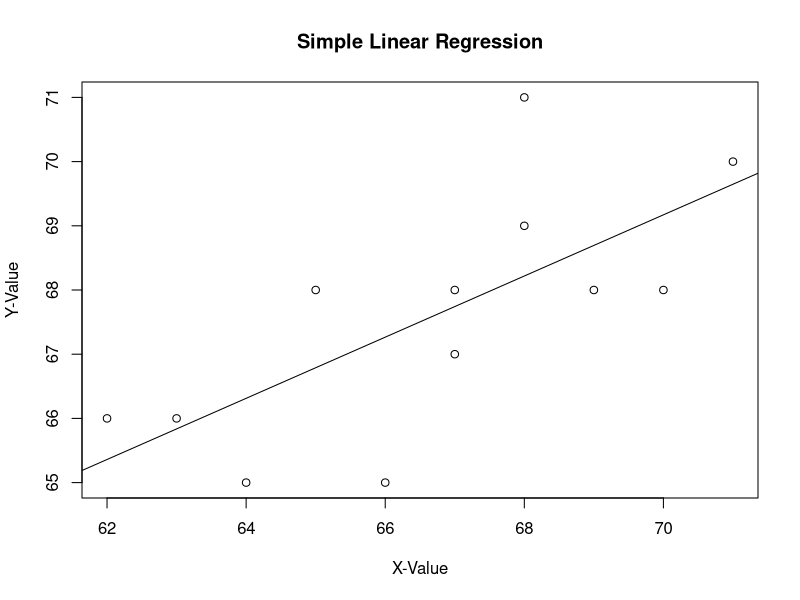

The R source for this figure:
# Do the linear regression by scratch
X <- c(65, 63, 67, 64, 68, 62, 70, 66, 68, 67, 69, 71)
y <- c(68, 66, 68, 65, 69, 66, 68, 65, 71, 67, 68, 70)

print(X)
print(y)
print(length(X))
print(length(y))

linearRegression <- function(X, y){
  b1 <- cov(X, y) / var(X)
  b0 <- mean(y) - (b1 * mean(X))
  return (c(intercept = b0, slope = b1))
}

coefficients <- linearRegression(X = X, y = y)
print(coefficients)

intercept <- coefficients["intercept"]
slope <- coefficients["slope"]

print(intercept)
print(slope)

fittedLinear <- intercept + slope * X
print(fittedLinear)

residualsLinear <- y - (intercept + slope * X)
print(residualsLinear)
print(sum(residualsLinear))

RScore <- sqrt(
  (cov(X, y) * cov(X, y)) / (var(X) * var(y))
)
print(RScore)

plot(X, y, xlab = "X-Value", ylab = "Y-Value", main = "Simple Linear Regression")
abline(coef = c(intercept, slope))

# Do the same thing using R's built-in function
linearModel <- lm(y ~ X)
print(linearModel)

coefLinearRegression <- coef(linearModel)
print(coefLinearRegression)

residualsLinearRegression <- resid(linearModel)
print(residualsLinearRegression)
print(sum(residualsLinearRegression))

fittedLinearRegression <- fitted(linearModel)
print(fittedLinearRegression)

summaryLinearRegression <- summary(linearModel)
print(summaryLinearRegression)

predictedValue <- predict(linearModel, newdata = data.frame(value = 10))
print(predictedValue)
